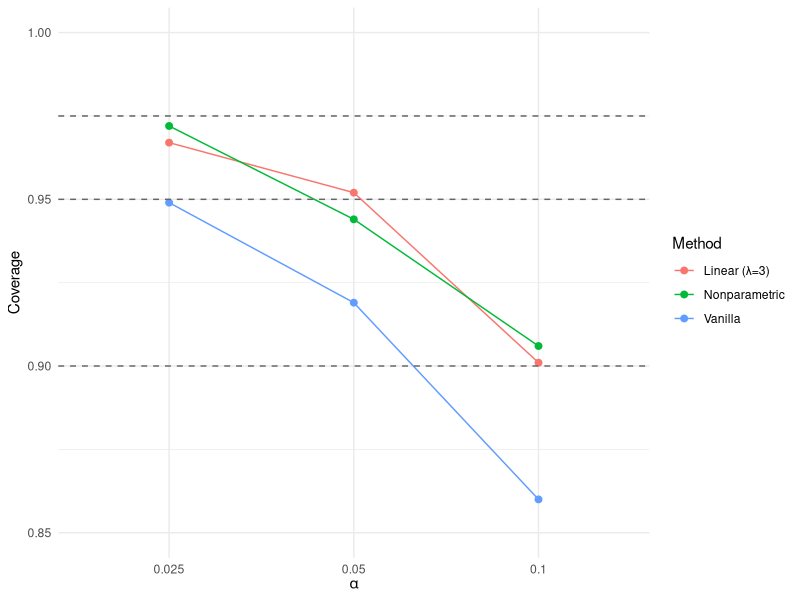
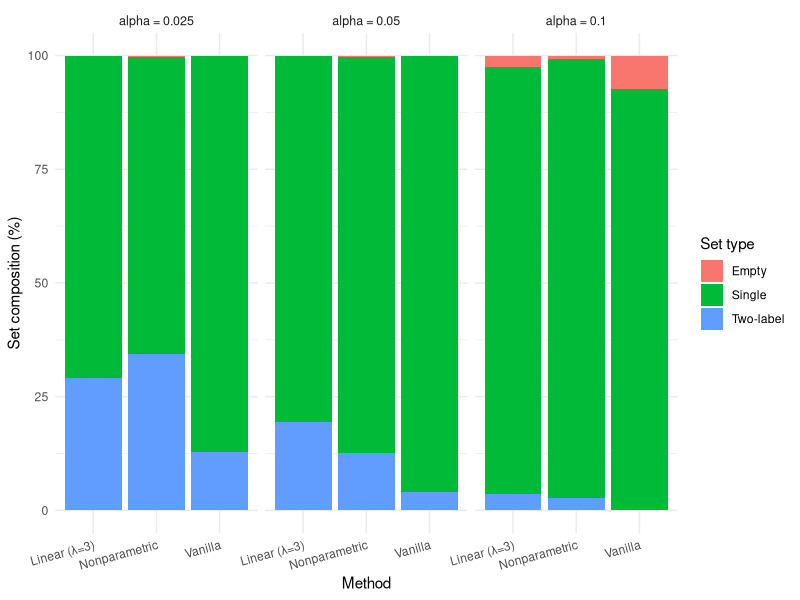

Generate these figures, in order, with R:
## ---- chunk 1
#| label: ensemble-performance
#| echo: false
#| warning: false
#| tbl-cap: "Pixel-wise performance of the ensemble and individual segmentation models on the 2022 evaluation points."

ensemble_tbl <- data.frame(
  TrainingYear = c("N/A",
  "2021", "2021", "2021",
  "2018–2021", "2018–2021", "2018–2021"),
  Model = c("Ensemble",
  "U-Net", "SAM LoRA", "DeepLab",
  "U-Net", "SAM LoRA", "DeepLab"),
  Precision = c(0.9046,
  0.82, 0.82, 0.88,
  0.88, 0.81, 0.88),
  Recall = c(0.8688,
  0.89, 0.89, 0.80,
  0.78, 0.80, 0.89),
  F_Score = c(0.8864,
  0.86, 0.85, 0.84,
  0.83, 0.81, 0.86),
  Accuracy = c(0.9100,
  0.88, 0.87, 0.88,
  0.87, 0.84, 0.89)
)

colnames(ensemble_tbl) <- c("Training Year", "Model", "Precision",
                            "Recall", "F Score", "Accuracy")

ensemble_tbl |>
  knitr::kable(digits = 3)
## ---- chunk 2
#| label: id-lambda
#| echo: false
#| warning: false
#| tbl-cap: 'In-distribution (2021 test) coverage and set composition for vanilla CP, linear variance-normalized scores across ($\lambda$), and the nonparametric normalizer at $\alpha = 0.1$.'

id_lambda_tbl <- data.frame(
Method      = c("Vanilla",
"Linear (λ = 0.5)",
"Linear (λ = 1.0)",
"Linear (λ = 2.0)",
"Linear (λ = 3.0)",
"Linear (λ = 4.0)",
"Nonparametric"),
qhat        = c(0.3169, 0.2975, 0.2810, 0.2540, 0.2332, 0.2163, 1.5115),
Coverage    = c(0.900, 0.900, 0.900, 0.900, 0.900, 0.900, 0.900),
Pct_single  = c(93.9, 93.9, 93.9, 93.9, 93.8, 93.7, 94.5),
Pct_empty   = c(6.1, 6.1, 6.1, 6.1, 6.0, 6.1, 4.5),
Pct_two     = c(0.0, 0.0, 0.0, 0.0, 0.1, 0.2, 1.0)
)

colnames(id_lambda_tbl) <- c("Method", "q-hat",
"Coverage", "% singletons",
"% empty", "% two-label")

id_lambda_tbl |>
knitr::kable(digits = 3)
## ---- chunk 3
#| label: ood-lambda
#| echo: false
#| warning: false
#| tbl-cap: 'Temporal OOD (2022) global coverage and set composition for vanilla CP and linear variance-normalized scores across $\lambda$ at $\alpha = 0.1$.'

ood_lambda_tbl <- data.frame(
Method      = c("Vanilla",
"Linear (λ = 0.5)",
"Linear (λ = 1.0)",
"Linear (λ = 2.0)",
"Linear (λ = 3.0)",
"Linear (λ = 4.0)"),
Coverage    = c(0.860, 0.867, 0.871, 0.891, 0.901, 0.908),
Pct_single  = c(92.7, 94.4, 95.4, 95.6, 93.8, 92.4),
Pct_empty   = c(7.3, 5.6, 4.5, 3.0, 2.5, 2.1),
Pct_two     = c(0.0, 0.0, 0.1, 1.4, 3.7, 5.5)
)

colnames(ood_lambda_tbl) <- c("Method", "Coverage",
"% singletons", "% empty", "% two-label")

ood_lambda_tbl |>
knitr::kable(digits = 3)
## ---- chunk 4
#| label: ood-het
#| echo: false
#| warning: false
#| tbl-cap: 'Temporal OOD (2022) global coverage and set composition for Vanilla CP, Linear normalization $(\lambda = 3)$, and the Nonparametric normalizer at $\alpha = 0.1$.'

ood_unified_tbl <- data.frame(
Method              = c("Vanilla",
"Linear (λ = 3.0)",
"Nonparametric"),
EstimatedThreshold  = c(0.31691, 0.2332, 1.51146),
OverallCoverage     = c(0.860, 0.901, 0.906),
PctSingleton        = c(92.7, 93.8, 96.4),
PctEmpty            = c(7.3, 2.5, 0.8),
PctTwoLabel         = c(0.0, 3.7, 2.8)
)

colnames(ood_unified_tbl) <- c("Method",
"q-hat",
"Coverage",
"% singletons",
"% empty",
"% two-label")

ood_unified_tbl |>
knitr::kable(digits = 3)

## ---- chunk 5
#| label: class-cond-2022
#| echo: false
#| warning: false
#| tbl-cap: 'Per-class coverage on 2022 OOD points at $\alpha = 0.1$ for vanilla CP, linear normalization $(\lambda = 3)$, and the nonparametric normalizer.'

class_cond_tbl <- data.frame(
Method      = c("Vanilla",
"Linear (λ = 3.0)",
"Nonparametric"),
Coverage_bg = c(0.914, 0.943, 0.946),
Coverage_eg = c(0.780, 0.839, 0.847),
Diff = c(0.134, 0.104, 0.099)
)

colnames(class_cond_tbl) <- c("Method",
"Coverage (background)",
"Coverage (eelgrass)",
"Difference")

class_cond_tbl |>
knitr::kable(digits = 3)

## ---- chunk 6
#| label: spatial-diagnostics
#| echo: false
#| warning: false
#| tbl-cap: "Spatial robustness diagnostics on 2022 OOD points: standard deviation of block-wise coverage and correlation between block-wise mean variance and coverage for each method (10 spatial blocks)."

spatial_tbl <- data.frame(
Method                  = c("Vanilla",
"Linear (λ = 3.0)",
"Nonparametric"),
BlockCoverageSD         = c(0.0712, 0.0570, 0.0406),
CorMeanVarCoverage_r    = c(-0.612, -0.321, -0.217),
CorMeanVarCoverage_p    = c(0.0598, 0.3655, 0.5470)
)

colnames(spatial_tbl) <- c("Method",
"SD",
"Correlation r",
"p-value")

spatial_tbl |>
knitr::kable(digits = 3)
## ---- chunk 7
#| echo: false
#| message: false

library(readr)
library(dplyr)
library(tidyr)
library(ggplot2)

ablation_summary <- read_csv("data/ablation_summary.csv")
## ---- chunk 8
#| label: ablation-table-2022
#| echo: false
#| warning: false
#| message: false
#| tbl-cap: 'Coverage and set composition on 2022 OOD points across $\alpha \in \{0.10, 0.05, 0.025\}$ and methods.'

library(dplyr)
library(kableExtra)

ablation_2022_tbl <- ablation_summary |>
  filter(domain == "2022_OOD") |>
  arrange(alpha, method) |>
  transmute(
    alpha,
    Method    = method,
    Coverage  = coverage_overall,
    Empty     = 100 * pct_empty,
    Single    = 100 * pct_single,
    Two_label = 100 * pct_two
  )

# row ranges for each alpha group
group_info <- ablation_2022_tbl |>
  mutate(row_id = row_number()) |>
  group_by(alpha) |>
  summarise(
    start = min(row_id),
    end   = max(row_id),
    .groups = "drop"
  )

# table body without the alpha column
tbl_body <- ablation_2022_tbl |>
  select(-alpha)

tab <- tbl_body |>
  knitr::kable(
    digits = c(3, 3, 1, 1, 1),
    col.names = c(
      "Method",
      "Coverage",
      "Empty (%)",
      "Single (%)",
      "Two-label (%)"
    ),
    booktabs = TRUE
  ) |>
  kable_styling(full_width = FALSE)

# add “Alpha = ...” subsections
for (i in seq_len(nrow(group_info))) {
  tab <- tab |>
    group_rows(
      paste0("α = ", group_info$alpha[i]),
      group_info$start[i],
      group_info$end[i]
    )
}

tab
## ---- chunk 9
#| label: ablation-coverage-2022
#| echo: false
#| warning: false
#| fig-cap: 'Overall coverage on 2022 OOD points across $\alpha \in \{0.1, 0.05, 0.025\}$ for each method. Dashed line shows the target coverage 1 - α.'

ablation_2022 <- ablation_summary |>
  filter(domain == "2022_OOD")

gg_coverage <- ggplot(
  ablation_2022,
  aes(x = factor(alpha),
      y = coverage_overall,
      color = method,
      group = method)
) +
  geom_point(size = 2) +
  geom_line() +
  # target line(s): 1 - alpha
  geom_hline(
    data = distinct(ablation_2022, alpha, target_cov),
    aes(yintercept = target_cov),
    linetype = "dashed",
    color   = "grey40"
  ) +
  labs(
    x = expression(alpha),
    y = "Coverage",
    color = "Method"
  ) +
  coord_cartesian(ylim = c(0.85, 1)) +
  theme_minimal()

gg_coverage
## ---- chunk 10
#| label: ablation-setcomp-2022
#| echo: false
#| warning: false
#| fig-cap: 'Set composition (empty, single, two-label) for each method on 2022 OOD points across $\alpha \in \{0.1, 0.05, 0.025\}$.'

setcomp_2022 <- ablation_summary |>
  filter(domain == "2022_OOD") |>
  select(method, alpha, pct_empty, pct_single, pct_two) |>
  pivot_longer(
    cols = starts_with("pct_"),
    names_to = "SetType",
    values_to = "Pct"
  ) |>
  mutate(
    SetType = recode(
      SetType,
      pct_empty  = "Empty",
      pct_single = "Single",
      pct_two    = "Two-label"
    ),
    Pct   = 100 * Pct,
    alpha = factor(alpha)   # keep alphas ordered but treat as factor for faceting
  )

gg_setcomp <- ggplot(
  setcomp_2022,
  aes(x = method, y = Pct, fill = SetType)
) +
  geom_col(position = "stack") +
  facet_wrap(
    ~ alpha,
    nrow = 1,
    labeller = labeller(alpha = function(x) paste0("alpha = ", x))
  ) +
  labs(
    x = "Method",
    y = "Set composition (%)",
    fill = "Set type"
  ) +
  theme_minimal() +
  theme(
    axis.text.x = element_text(angle = 15, hjust = 1),
    strip.text  = element_text(size = 9)
  )

gg_setcomp
